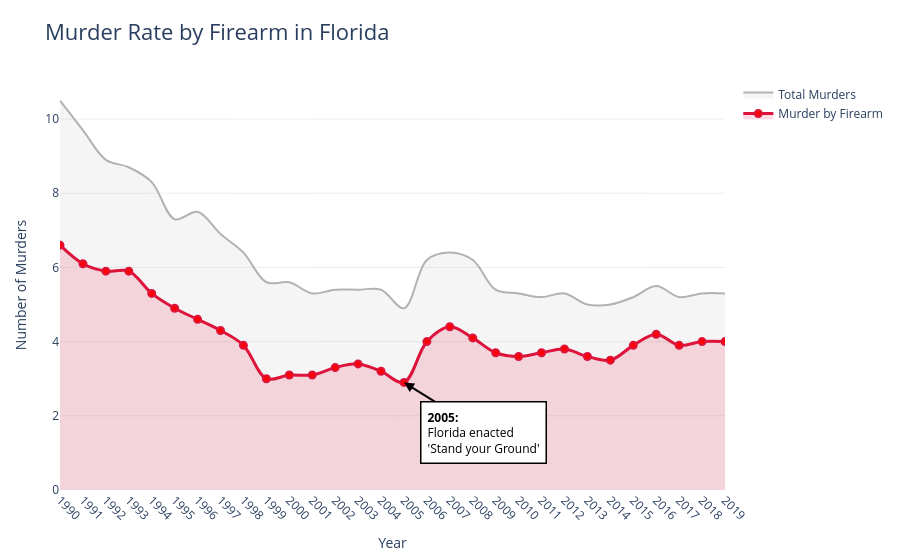

The notebook cell this image was saved under:
### Markdown cell above
### Murder Rate per 100,000 Population Graph

### Code cell
fig = go.Figure()
fig.add_trace(go.Scatter(
    x=df["Year"], y=df["Murders Rate per 100,000"],
    mode='lines',
    line=dict(width=2, color='rgba(160, 160, 160, 0.8)', shape='spline'),
    fill='tozeroy',
    fillcolor='rgba(160, 160, 160, 0.1)',
    name="Total Murders",
    hovertemplate="Total: %{y}<extra></extra>"
))
fig.add_trace(go.Scatter(
    x=df["Year"], y=df["Murder Rate by Firearm per 100000"],
    mode='lines+markers',
    line=dict(width=3, color='rgb(220, 20, 60)', shape='spline'),
    marker=dict(size=7, color='red', line=dict(width=2, color='rgb(220, 20, 60)')),
    fill='tozeroy',
    fillcolor='rgba(220, 20, 60, 0.15)',
    name="Murder by Firearm",
    hovertemplate="By Firearm: %{y}<extra></extra>"
))

fig.update_layout(
    title=dict(text="Murder Rate by Firearm in Florida", font=dict(size=22)),
    xaxis_title="Year", yaxis_title="Number of Murders", template="plotly_white",
    legend=dict(bgcolor="rgba(255, 255, 255, 0.8)"),
    margin=dict(l=60, r=40, t=80, b=50)
)
fig.update_xaxes(dtick=1, showgrid=False, tickangle=45)
fig.update_yaxes(showgrid=True, gridcolor='rgba(200, 200, 200, 0.3)', zeroline=False)

fig.add_annotation(
    x=2005, y=2.9, 
    text="<b>2005:</b><br>Florida enacted<br>'Stand your Ground'",
    showarrow=True,
    arrowhead=2,
    arrowcolor="black",
    arrowsize=1,
    arrowwidth=2,
    ax=80, ay=50,
    bordercolor="black",
    borderwidth=1.5,
    borderpad=6,
    bgcolor="white",
    font=dict(size=12, color="black"),
    align="left"
)
fig.show()

### Figure 1 — Plotly figure (JSON) as saved in the notebook; plotly's stock layout.template omitted (floating-point values rounded to 4 significant figures)
{"data": [{"fill": "tozeroy", "fillcolor": "rgba(160, 160, 160, 0.1)", "hovertemplate": "Total: %{y}<extra></extra>", "line": {"color": "rgba(160, 160, 160, 0.8)", "shape": "spline", "width": 2}, "mode": "lines", "name": "Total Murders", "type": "scatter", "x": [1990, 1991, 1992, 1993, 1994, 1995, 1996, 1997, 1998, 1999, 2000, 2001, 2002, 2003, 2004, 2005, 2006, 2007, 2008, 2009, 2010, 2011, 2012, 2013, 2014, 2015, 2016, 2017, 2018, 2019], "y": [10.5, 9.7, 8.9, 8.7, 8.3, 7.3, 7.5, 6.9, 6.4, 5.6, 5.6, 5.3, 5.4, 5.4, 5.4, 4.9, 6.2, 6.4, 6.2, 5.4, 5.3, 5.2, 5.3, 5.0, 5.0, 5.2, 5.5, 5.2, 5.3, 5.3]}, {"fill": "tozeroy", "fillcolor": "rgba(220, 20, 60, 0.15)", "hovertemplate": "By Firearm: %{y}<extra></extra>", "line": {"color": "rgb(220, 20, 60)", "shape": "spline", "width": 3}, "marker": {"color": "red", "line": {"color": "rgb(220, 20, 60)", "width": 2}, "size": 7}, "mode": "lines+markers", "name": "Murder by Firearm", "type": "scatter", "x": [1990, 1991, 1992, 1993, 1994, 1995, 1996, 1997, 1998, 1999, 2000, 2001, 2002, 2003, 2004, 2005, 2006, 2007, 2008, 2009, 2010, 2011, 2012, 2013, 2014, 2015, 2016, 2017, 2018, 2019], "y": [6.6, 6.1, 5.9, 5.9, 5.3, 4.9, 4.6, 4.3, 3.9, 3.0, 3.1, 3.1, 3.3, 3.4, 3.2, 2.9, 4.0, 4.4, 4.1, 3.7, 3.6, 3.7, 3.8, 3.6, 3.5, 3.9, 4.2, 3.9, 4.0, 4.0]}], "layout": {"annotations": [{"align": "left", "arrowcolor": "black", "arrowhead": 2, "arrowsize": 1, "arrowwidth": 2, "ax": 80, "ay": 50, "bgcolor": "white", "bordercolor": "black", "borderpad": 6, "borderwidth": 1.5, "font": {"color": "black", "size": 12}, "showarrow": true, "text": "<b>2005:</b><br>Florida enacted<br>'Stand your Ground'", "x": 2005, "y": 2.9}], "legend": {"bgcolor": "rgba(255, 255, 255, 0.8)"}, "margin": {"b": 50, "l": 60, "r": 40, "t": 80}, "title": {"font": {"size": 22}, "text": "Murder Rate by Firearm in Florida"}, "xaxis": {"dtick": 1, "showgrid": false, "tickangle": 45, "title": {"text": "Year"}}, "yaxis": {"gridcolor": "rgba(200, 200, 200, 0.3)", "showgrid": true, "title": {"text": "Number of Murders"}, "zeroline": false}}}
